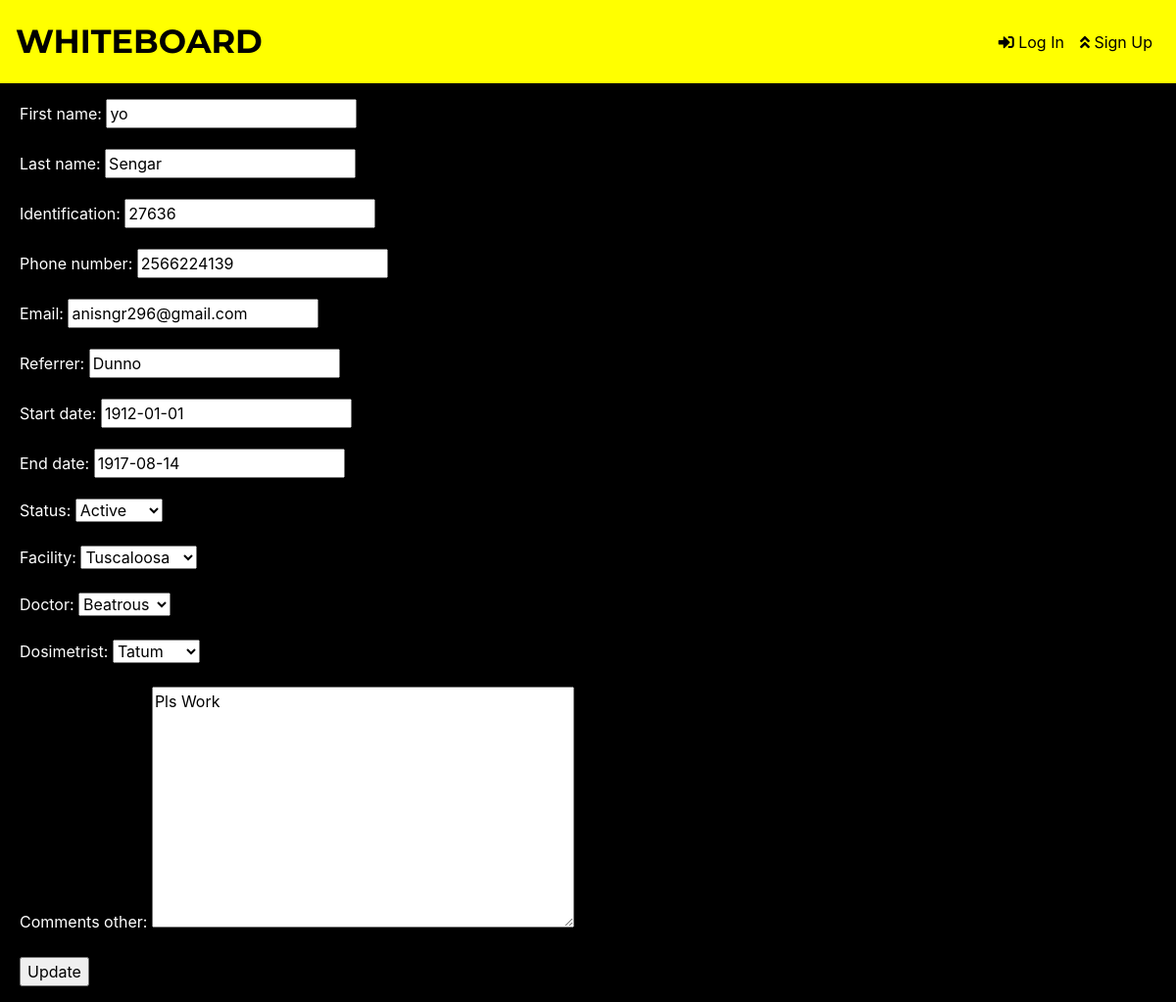
Before: /edit/2 with the older database file.
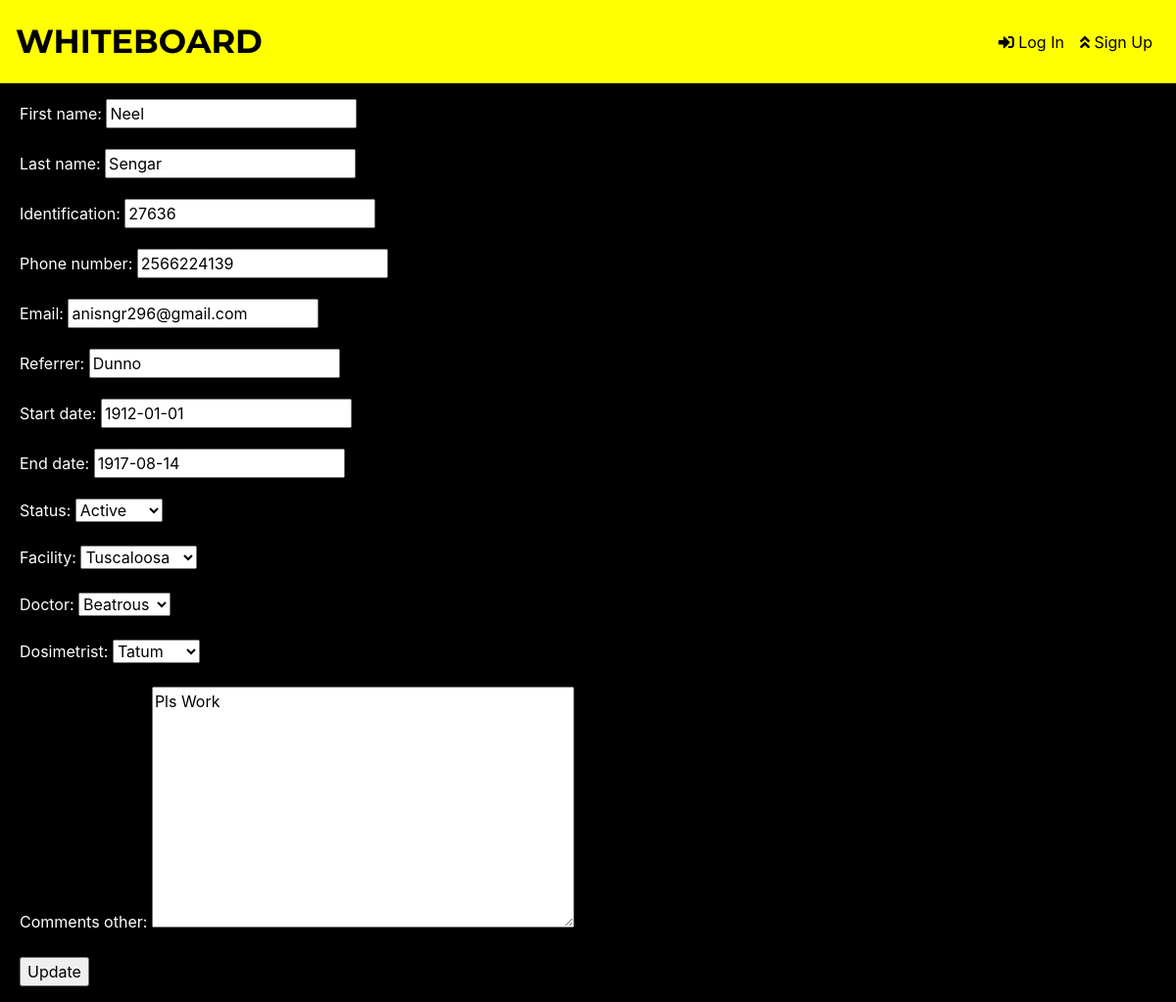
After: the same page with the newer database file.
### polls/models.py (models this page shows, shortened)
class Patients(models.Model):
    STATUS_CHOICES = [
    ('A' , 'Active'),
    ('I' , 'Inactive')
    ]
    LOCATIONS_CHOICES = [
    ('TUS', 'Tuscaloosa'),
    ('WIN', 'Winfield'),
    ('JAS', 'Jasper'),
    ('DEM', 'Demopolis'),
    ('ANN', 'Anniston'),
    ('FTP', 'Fort Payne'),
    ('SYL', 'Sylacauga'),
    ('MON', 'Montgomery'),
    ('GAD', 'Gadsden'),
    ]
    DOCTORS_CHOICES = [
    ('BEA', 'Beatrous'),
    ('CAM', 'Campbell'),
    ('DRK', 'Drake'),
    ('HOB', 'Hobeika'),
    ('PNK', 'Pinkston'),
    ('SAN', 'Sanford'),
    ]
    DOSIMETRIST_CHOICES = [
    ('TAT', 'Tatum'),
    ('HUN', 'Hunter'),
    ('MAP', 'Maples')
    ]
    first_name = models.CharField(max_length = 30)
    last_name  = models.CharField(max_length = 30)
    identification = models.IntegerField(null = True, blank = True)
    phone_number = models.IntegerField(null = True, blank = True)
    email = models.EmailField(null = True, blank = True)
    area_under_treatment = []
    referrer = models.CharField(max_length = 30, blank = True)
    start_date = models.DateField(null = True, blank = True)
    end_date = models.DateField(null = True, blank = True)
    status = models.CharField(max_length = 15, choices = STATUS_CHOICES, blank = True)
    facility = models.CharField(max_length = 3, choices = LOCATIONS_CHOICES, blank = True)
    doctor = models.CharField(max_length = 30, choices = DOCTORS_CHOICES, blank = True)
    dosimetrist = models.CharField(max_length = 30, choices = DOSIMETRIST_CHOICES, blank = True)
    comments_other = models.TextField(blank = True)

### polls/views.py (the view)
# urls.py: path('edit/<int:pk>', EditPatientView.as_view(), name = 'edit'),
class EditPatientView(UpdateView):
    model = Patients
    template_name = 'polls/edit.html'
    fields = '__all__'
    success_url = '../table_view'

### templates/polls/edit.html (shortened to what this page needs)
{% extends "polls/base.html" %}
{% block content %}
<div class = "shit">
<form method="post">
    {{ form.as_p }}
    <input type="submit" value="Update" />
</form>
</div>
{% endblock %}

Changed rows visible on the page:
changed Patients "Sengar": first_name "yo" → "Neel"
